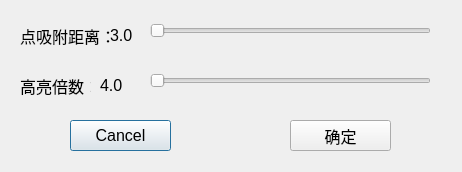
<?xml version="1.0" encoding="UTF-8"?>
<ui version="4.0">
 <class>Configuredialog</class>
 <widget class="QDialog" name="Configuredialog">
  <property name="geometry">
   <rect>
    <x>0</x>
    <y>0</y>
    <width>462</width>
    <height>172</height>
   </rect>
  </property>
  <property name="windowTitle">
   <string>设置</string>
  </property>
  <widget class="QLabel" name="Label1">
   <property name="geometry">
    <rect>
     <x>20</x>
     <y>20</y>
     <width>91</width>
     <height>31</height>
    </rect>
   </property>
   <property name="font">
    <font>
     <pointsize>12</pointsize>
    </font>
   </property>
   <property name="text">
    <string>点吸附距离：</string>
   </property>
  </widget>
  <widget class="QSlider" name="PDSlider">
   <property name="geometry">
    <rect>
     <x>150</x>
     <y>20</y>
     <width>281</width>
     <height>22</height>
    </rect>
   </property>
   <property name="minimum">
    <number>1</number>
   </property>
   <property name="maximum">
    <number>2000</number>
   </property>
   <property name="orientation">
    <enum>Qt::Horizontal</enum>
   </property>
  </widget>
  <widget class="QLabel" name="Label2">
   <property name="geometry">
    <rect>
     <x>20</x>
     <y>70</y>
     <width>71</width>
     <height>31</height>
    </rect>
   </property>
   <property name="font">
    <font>
     <pointsize>12</pointsize>
    </font>
   </property>
   <property name="text">
    <string>高亮倍数：</string>
   </property>
  </widget>
  <widget class="QSlider" name="VRSlider">
   <property name="geometry">
    <rect>
     <x>150</x>
     <y>70</y>
     <width>281</width>
     <height>22</height>
    </rect>
   </property>
   <property name="minimum">
    <number>10</number>
   </property>
   <property name="maximum">
    <number>100</number>
   </property>
   <property name="orientation">
    <enum>Qt::Horizontal</enum>
   </property>
  </widget>
  <widget class="QPushButton" name="cancelPushButton">
   <property name="geometry">
    <rect>
     <x>70</x>
     <y>120</y>
     <width>101</width>
     <height>31</height>
    </rect>
   </property>
   <property name="font">
    <font>
     <pointsize>12</pointsize>
    </font>
   </property>
   <property name="text">
    <string>Cancel</string>
   </property>
  </widget>
  <widget class="QPushButton" name="OKPushButton">
   <property name="geometry">
    <rect>
     <x>290</x>
     <y>120</y>
     <width>101</width>
     <height>31</height>
    </rect>
   </property>
   <property name="font">
    <font>
     <pointsize>12</pointsize>
    </font>
   </property>
   <property name="text">
    <string>确定</string>
   </property>
  </widget>
  <widget class="QLabel" name="pointDistanceLabel">
   <property name="geometry">
    <rect>
     <x>110</x>
     <y>20</y>
     <width>41</width>
     <height>31</height>
    </rect>
   </property>
   <property name="font">
    <font>
     <pointsize>12</pointsize>
    </font>
   </property>
   <property name="text">
    <string>3.0</string>
   </property>
  </widget>
  <widget class="QLabel" name="vRateLabel">
   <property name="geometry">
    <rect>
     <x>100</x>
     <y>70</y>
     <width>41</width>
     <height>31</height>
    </rect>
   </property>
   <property name="font">
    <font>
     <pointsize>12</pointsize>
    </font>
   </property>
   <property name="text">
    <string>4.0</string>
   </property>
  </widget>
 </widget>
 <resources/>
 <connections/>
</ui>
